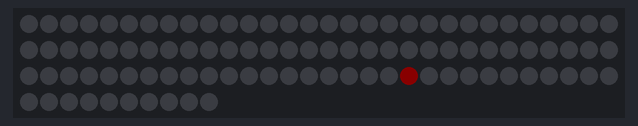
The sketch below on a simulated Arduino Uno, built with avr-gcc and run on an emulated ATmega328P. On the bench: 100 RGB LEDs in strip order, left to right, continuing on the next row. Dim RGB values are drawn brighter than linear; the strip is taken to match the declared colour order; random numbers use the default seed unless the sketch sets one.

Above: at 3.44 s.
At 6.53 s:
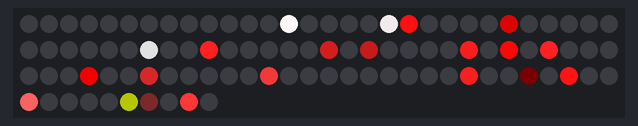
At 10.54 s:
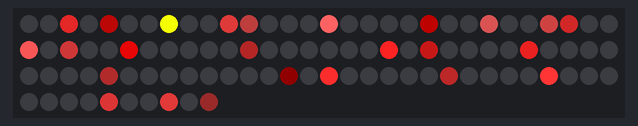
At 20.76 s:
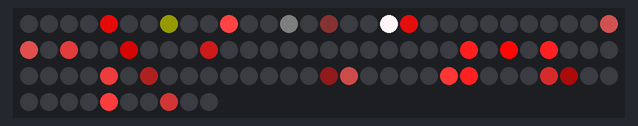
At 30.3 s:
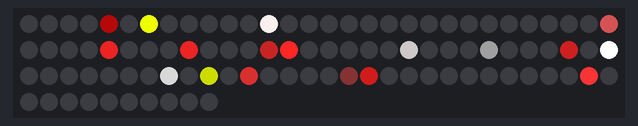
At 38.87 s:
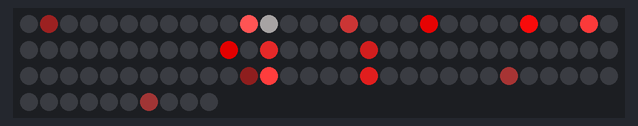

The sketch:

new_year_2023.ino
```cpp
#include <Adafruit_NeoPixel.h>

#define LED_COUNT 100  // Number of LEDs in the strip
#define LED_PIN 3     // Pin the LED strip is connected to

Adafruit_NeoPixel strip(LED_COUNT, LED_PIN, NEO_RGB + NEO_KHZ800);  // Initialize the strip

// Enum for LED states
enum LedState {
  OFF,
  FADING_IN,
  ON,
  FADING_OUT
};

// Struct for LED data
struct LedData {
  LedState state;
  int brightness;
  long lastUpdate;
  uint8_t startColor;
  uint8_t endColor;
  long period;
};

LedData leds[LED_COUNT];  // Array for LED data

uint32_t updateLed(int index) {
  unsigned long currentTime = millis();  // Current time
  LedData& led = leds[index];  // Reference to LED data

  // Update LED state based on elapsed time
  switch (led.state) {
    case OFF:
      // Check if it's time to switch on the LED
      if (currentTime - led.lastUpdate >= led.period + random(1000, 3000)) {
        led.state = FADING_IN;
        led.lastUpdate = currentTime;
      }
    break;

    case FADING_IN:
      // Calculate new brightness
      led.brightness = (currentTime - led.lastUpdate) * 256 / 500;

      // Check if LED is fully on
      if (led.brightness >= 256) {
        led.state = ON;
        led.brightness = 255;
        led.lastUpdate = currentTime;
      }
      break;

    case ON:
      // Check if it's time to switch off the LED
      if (currentTime - led.lastUpdate >= 250) {
        led.state = FADING_OUT;
        led.lastUpdate = currentTime;
      }
    break;

    case FADING_OUT:
      // Calculate new brightness
      led.brightness = 255 - (currentTime - led.lastUpdate) * 256 / 500;

      // Check if LED is fully off
      if (led.brightness <= 0) {
        led.state = OFF;
        led.brightness = 0;
        led.lastUpdate = currentTime;
      }
    break;
  }

  uint8_t a = led.endColor >> 4 & 0xF;
  uint8_t b = led.endColor & 0xF;
  uint16_t saturation = 255 - led.endColor/2;

  if(led.endColor < 200) {
    return strip.ColorHSV(0, 255 - led.endColor/2, led.brightness);
  } else if(led.endColor < 230) {
    return strip.ColorHSV(12000 + (uint16_t)(200 - led.endColor) * 30, 255, led.brightness);
  } else {
    return strip.ColorHSV(39835 + (uint16_t)led.endColor * 100, 255 - (230 - led.endColor)/2, led.brightness);
  }
}

void setup() {
  strip.begin();  // Initialize the strip
  strip.clear();
  strip.setBrightness(255);  // Set brightness to 50%

  randomSeed(analogRead(0));  // Initialize the random number generator

  // Initialize LED data
  for (int i = 0; i < LED_COUNT; i++) {
    leds[i].state = OFF;
    leds[i].brightness = 0;
    leds[i].period = random(2000, 10000);
    leds[i].lastUpdate = 0;
    leds[i].startColor = random(256);  // Random start color
    leds[i].endColor = random(256);  // Random end color
  }
}

void loop() {
  // Iterate over all LEDs
  for (int i = 0; i < LED_COUNT; i++) {
    // Set LED color
    strip.setPixelColor(i, updateLed(i));  // Set pixel to red
  }

  // Update the strip
  strip.show();
}
```
